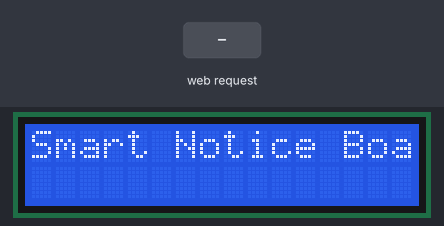
Bench run of a sketch on a simulated ESP8266 (NodeMCU). Shown: 16×2 character LCD. The inputs (shaded band) are chosen by the test bench. WiFi joins after 1.5 s; servers stay silent unless stated; what the sketch prints to the serial monitor is not drawn.

Above: at 0.1 s.
At 3.1 s:
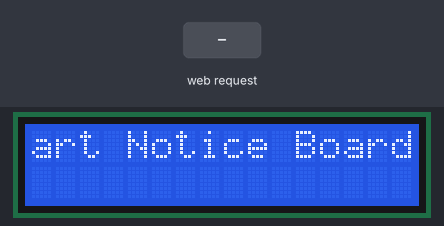
3.2 s: HTTP request GET /get received
At 4.3 s:
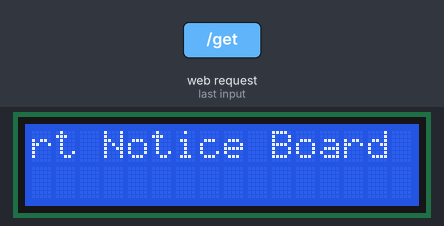
Timing chart, 0 to 6.2 s (numbered marks = the images above; inputs shaded):
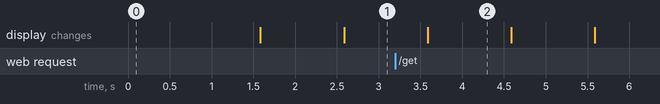

The sketch:

ESP8266-WebServer-lcd.ino
```cpp
#include <ESP8266WiFi.h>
#include <ESPAsyncTCP.h>
#include <ESPAsyncWebServer.h>
//#include <LiquidCrystal.h>
//LiquidCrystal lcd(D0, D1, D2, D3, D4, D5);
 #include <LiquidCrystal_I2C.h>
AsyncWebServer server(80);
 LiquidCrystal_I2C lcd(0x27,16,2);
const char* ssid = "xxxxxxxx";  //wifi ssid
const char* password = "xxxxxxx";   //wifi password

const char* PARAM_INPUT_1 = "input1";

const char index_html[] PROGMEM = R"rawliteral(
<!DOCTYPE HTML><html><head>
  <title>Smart Notice Board</title>
  <meta name="viewport" content="width=device-width, initial-scale=5">
<p> <font size="7" face="sans-serif"> <marquee> Smart Notice Board </marquee> </font> </p>
  </head><body><center>
<h1>......WELL-COME TO MICRODIGISOFT..... </h1><br>
  <form action="/get">
    Enter Text to Display: <input type="text" name="input1">
    <input type="submit" value="Send">
  </form><br>

</center></body></html>)rawliteral";

void notFound(AsyncWebServerRequest *request) {
  request->send(404, "text/plain", "Not found");
}

void setup() {
  Serial.begin(115200);
   //lcd.begin(16, 2);
   lcd.init();
  // turn on LCD backlight
  lcd.backlight();
  lcd.print("");
   //lcd.clear();
   lcd.setCursor(0, 0);
   lcd.print("Smart Notice Board");
  WiFi.mode(WIFI_STA);
  WiFi.begin(ssid, password);
  if (WiFi.waitForConnectResult() != WL_CONNECTED) {
    Serial.println("WiFi Failed!");
    return;
  }
  Serial.println();
  Serial.print("IP Address: ");
  Serial.println(WiFi.localIP());

  server.on("/", HTTP_GET, [](AsyncWebServerRequest *request){
    request->send_P(200, "text/html", index_html);
  });

  server.on("/get", HTTP_GET, [] (AsyncWebServerRequest *request) {
    String message;
    String inputParam;
    if (request->hasParam(PARAM_INPUT_1)) {
      message = request->getParam(PARAM_INPUT_1)->value();
      inputParam = PARAM_INPUT_1;
       //lcd.clear();
       lcd.setCursor(0,0);

      lcd.print(message);
    }
    else {
      message = "No message sent";
      inputParam = "none";
    }
    Serial.println(message);

  request->send(200, "text/html", index_html);
  });
  server.onNotFound(notFound);
  server.begin();
}

void loop() {
    for (int positionCounter = 0; positionCounter < 29; positionCounter++) {
    lcd.scrollDisplayLeft();
    delay(1000);
  }
}
```

Measured:
- what the display in image 2 shows lasts 1.0 s, from 3.6 s to 4.6 s
